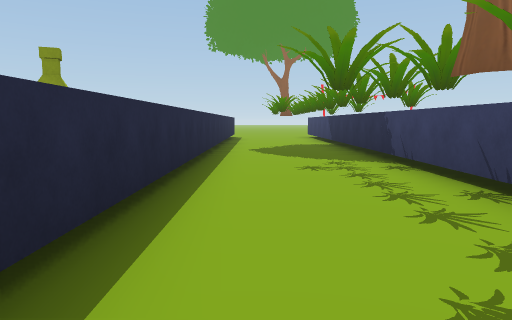
[1] (above)

15 first-person views from a walk through a Unity game level. The camera is 1.4 m above the floor, tilts 6° down and sees 70° across. The floor is counted in squares, 2 m on a side. Each view is taken from the middle of a square. On the plan, view 1 faces up. The plan holds only what a view shows up to about 11 squares ahead; the rest is blank. The place goes on beyond the plan. The player character is not drawn. Some animated figures are not drawn.

[2]
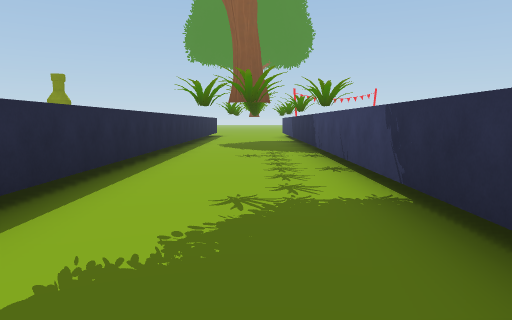

[3]
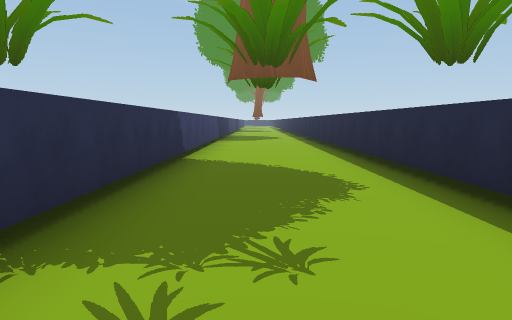

[4]
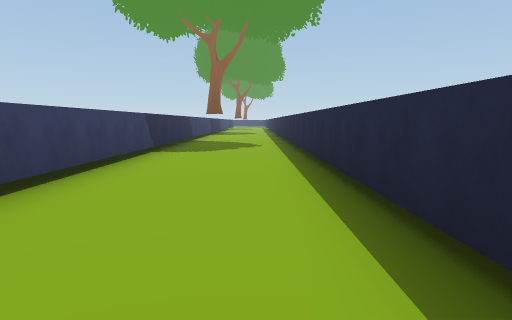

[5]
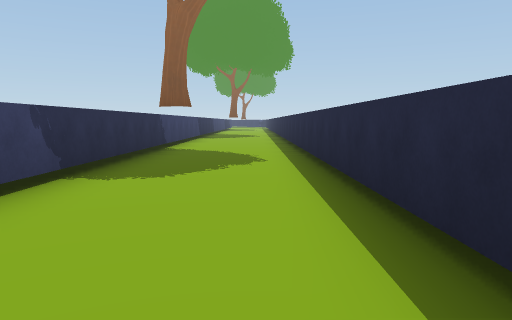

[6]
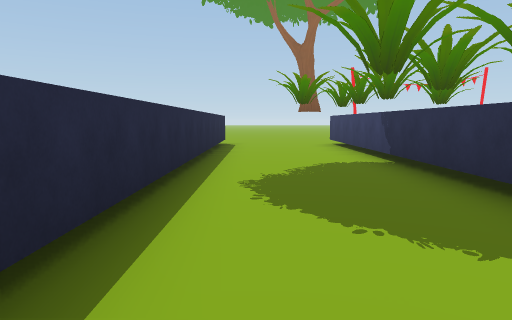

[7]
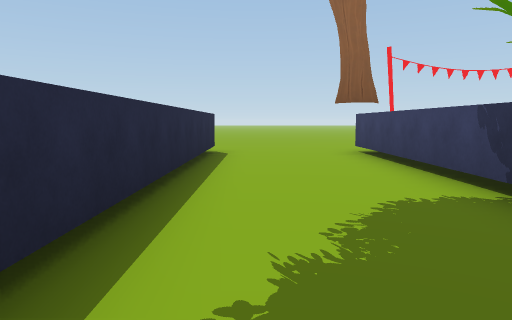

[8]
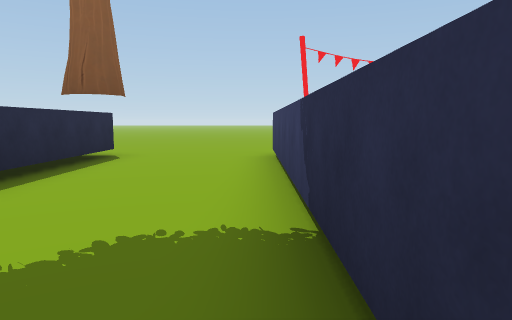

[9]
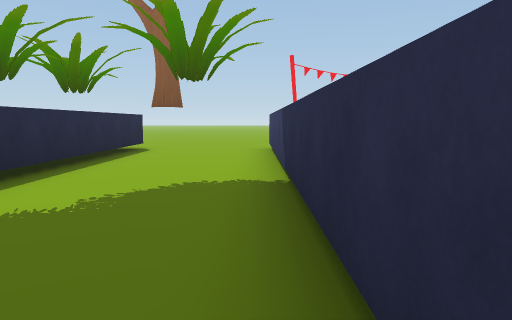

[10]
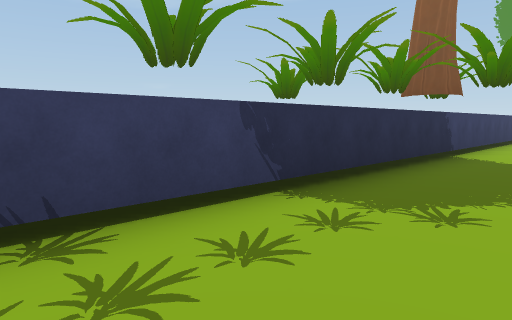

[11]
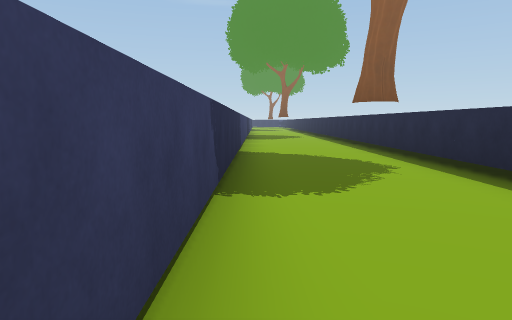

[12]
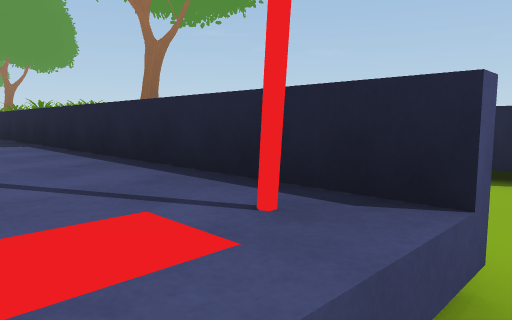

[13]
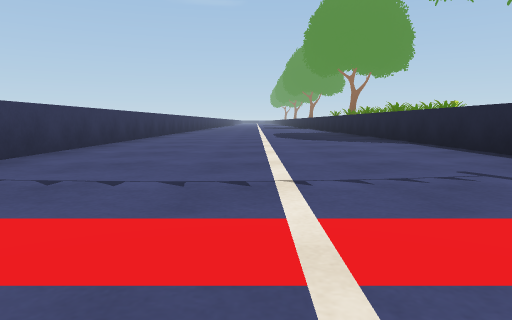

[14]
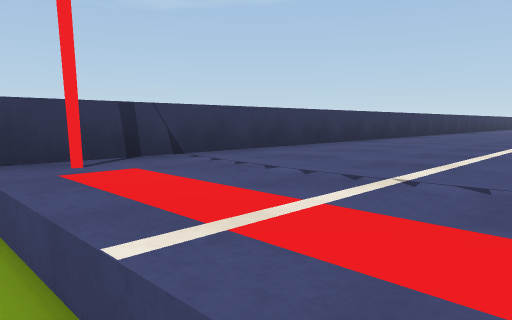

[15]
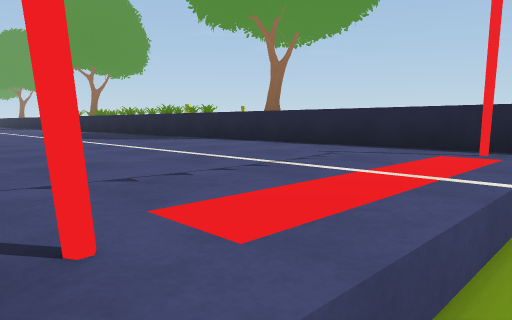

### Floor plan
Key: @ floor where view 1 was taken; # wall or solid block; . floor; ^ raised ledge.
Columns run from 2 left of view 1 to 7 right of it. Each row starts with its distance up from view 1.
 17  .........
 16  #...^^^^#
 15  #...^^^^#
 14  #...^^^^#
 13  #...#^^^#
 12  #...#^^^#
 11  #...#^^^#
 10  #...^^^^#
  9  #...^^^^#
  8  #...^^^^#
  7  #...^^^^#
  6  #...^^^^#
  5  #...^^^^#
  4 ##...^   #
  3  #...#
  2  #...#
  1  #...#
  0  #@..^
 -1  #...^
 -2  #...^
 -3  #...^
 -4  #...^
 -5  #...^
 -6  #...^
 -7  #...^
 -8  #...^
 -9  #...#
-10  #...#
-11  #...#
-12  #...^
-13  #...^
-14  #...^
-15  #...^

Where each view was taken, in squares from view 1:
view 1: 0 up, 0 right, facing up
view 2: 2 down, 1 right, facing up
view 3: 3 up, 1 right, facing down
view 4: 2 down, 0 right, facing down
view 5: 6 down, 0 right, facing down
view 6: 5 up, 0 right, facing up
view 7: 8 up, 0 right, facing up
view 8: 9 up, 2 right, facing up
view 9: 7 up, 2 right, facing up
view 10: 4 up, 0 right, facing down-right
view 11: 7 down, 2 right, facing down
view 12: 17 up, 4 right, facing down-left
view 13: 17 up, 5 right, facing down
view 14: 17 up, 4 right, facing down-right
view 15: 17 up, 7 right, facing down-left
